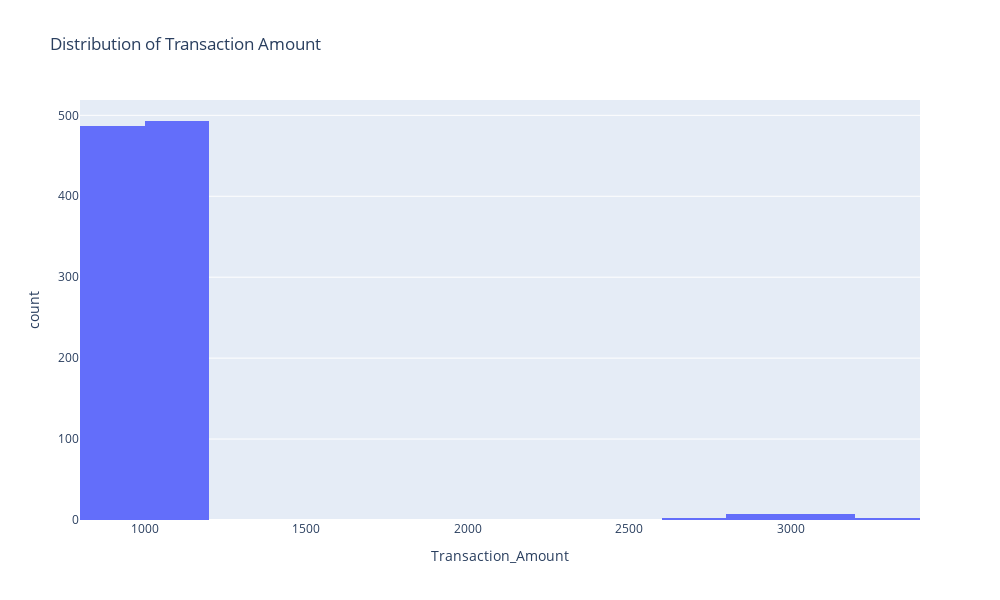

Notebook code cell kept with this figure:
### Code cell
# Distribution of Transaction Amount

fig_amount = px.histogram(anomalty, x='Transaction_Amount', nbins=20, title='Distribution of Transaction Amount')
fig_amount.update_layout(width=1000, height=600)
fig_amount.show()

### Figure 1 — Plotly figure (JSON) as saved in the notebook; plotly's stock layout.template omitted (floating-point values rounded to 4 significant figures; data arrays with more than 128 entries replaced by an {"elided": "..."} marker saying what was removed)
{"data": [{"alignmentgroup": "True", "bingroup": "x", "hovertemplate": "Transaction_Amount=%{x}<br>count=%{y}<extra></extra>", "legendgroup": "", "marker": {"color": "#636efa", "pattern": {"shape": ""}}, "name": "", "nbinsx": 20, "offsetgroup": "", "orientation": "v", "showlegend": false, "type": "histogram", "x": {"elided": "1000 float values"}, "xaxis": "x", "yaxis": "y"}], "layout": {"barmode": "relative", "height": 600, "legend": {"tracegroupgap": 0}, "title": {"text": "Distribution of Transaction Amount"}, "width": 1000, "xaxis": {"anchor": "y", "autorange": true, "domain": [0, 1], "range": [800, 3400], "title": {"text": "Transaction_Amount"}, "type": "linear"}, "yaxis": {"anchor": "x", "autorange": true, "domain": [0, 1], "range": [0, 518.9], "title": {"text": "count"}}}}
